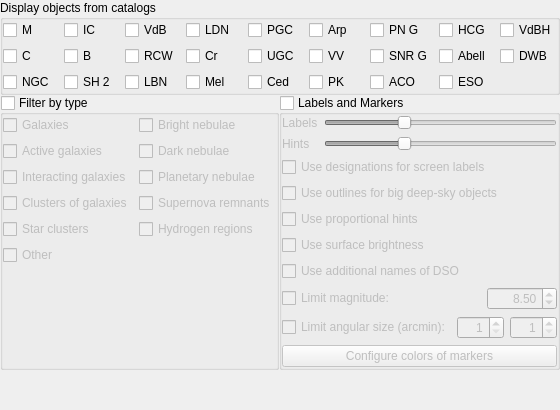
        <widget class="QWidget" name="page_DSO">
         <layout class="QGridLayout" name="gridLayout_11">
          <property name="leftMargin">
           <number>0</number>
          </property>
          <property name="topMargin">
           <number>0</number>
          </property>
          <property name="rightMargin">
           <number>0</number>
          </property>
          <property name="bottomMargin">
           <number>0</number>
          </property>
          <property name="spacing">
           <number>0</number>
          </property>
          <item row="0" column="0" colspan="2">
           <widget class="QGroupBox" name="groupDSOCatalogs">
            <property name="title">
             <string>Display objects from catalogs</string>
            </property>
            <layout class="QGridLayout" name="gridLayout_10">
             <property name="leftMargin">
              <number>0</number>
             </property>
             <property name="topMargin">
              <number>0</number>
             </property>
             <property name="rightMargin">
              <number>0</number>
             </property>
             <property name="bottomMargin">
              <number>0</number>
             </property>
             <property name="spacing">
              <number>6</number>
             </property>
             <item row="0" column="7">
              <widget class="QCheckBox" name="checkBoxHCG">
               <property name="toolTip">
                <string>Hickson Compact Group (Hickson+, 1982)</string>
               </property>
               <property name="text">
                <string notr="true">HCG</string>
               </property>
               <attribute name="buttonGroup">
                <string notr="true">buttonGroupDisplayedDSOCatalogs</string>
               </attribute>
              </widget>
             </item>
             <item row="2" column="1">
              <widget class="QCheckBox" name="checkBoxSh2">
               <property name="toolTip">
                <string>Catalogue of HII Regions (Sharpless, 1959)</string>
               </property>
               <property name="text">
                <string notr="true">SH 2</string>
               </property>
               <attribute name="buttonGroup">
                <string notr="true">buttonGroupDisplayedDSOCatalogs</string>
               </attribute>
              </widget>
             </item>
             <item row="1" column="2">
              <widget class="QCheckBox" name="checkBoxRCW">
               <property name="toolTip">
                <string>A catalogue of Hα-emission regions in the southern Milky Way (Rodgers+, 1960)</string>
               </property>
               <property name="text">
                <string notr="true">RCW</string>
               </property>
               <attribute name="buttonGroup">
                <string notr="true">buttonGroupDisplayedDSOCatalogs</string>
               </attribute>
              </widget>
             </item>
             <item row="0" column="6">
              <widget class="QCheckBox" name="checkBoxPNG">
               <property name="toolTip">
                <string>The Strasbourg-ESO Catalogue of Galactic Planetary Nebulae (Acker+, 1992)</string>
               </property>
               <property name="text">
                <string notr="true">PN G</string>
               </property>
               <attribute name="buttonGroup">
                <string notr="true">buttonGroupDisplayedDSOCatalogs</string>
               </attribute>
              </widget>
             </item>
             <item row="2" column="2">
              <widget class="QCheckBox" name="checkBoxLBN">
               <property name="toolTip">
                <string>Lynds' Catalogue of Bright Nebulae (Lynds, 1965)</string>
               </property>
               <property name="text">
                <string notr="true">LBN</string>
               </property>
               <attribute name="buttonGroup">
                <string notr="true">buttonGroupDisplayedDSOCatalogs</string>
               </attribute>
              </widget>
             </item>
             <item row="2" column="7">
              <widget class="QCheckBox" name="checkBoxESO">
               <property name="toolTip">
                <string>ESO/Uppsala Survey of the ESO(B) Atlas (Lauberts, 1982)</string>
               </property>
               <property name="text">
                <string notr="true">ESO</string>
               </property>
               <attribute name="buttonGroup">
                <string notr="true">buttonGroupDisplayedDSOCatalogs</string>
               </attribute>
              </widget>
             </item>
             <item row="1" column="3">
              <widget class="QCheckBox" name="checkBoxCr">
               <property name="toolTip">
                <string>Catalog of Open Galactic Clusters (Collinder, 1931)</string>
               </property>
               <property name="text">
                <string notr="true">Cr</string>
               </property>
               <attribute name="buttonGroup">
                <string notr="true">buttonGroupDisplayedDSOCatalogs</string>
               </attribute>
              </widget>
             </item>
             <item row="2" column="4">
              <widget class="QCheckBox" name="checkBoxCed">
               <property name="toolTip">
                <string>Catalog of bright diffuse Galactic nebulae (Cederblad, 1946)</string>
               </property>
               <property name="text">
                <string notr="true">Ced</string>
               </property>
               <attribute name="buttonGroup">
                <string notr="true">buttonGroupDisplayedDSOCatalogs</string>
               </attribute>
              </widget>
             </item>
             <item row="1" column="6">
              <widget class="QCheckBox" name="checkBoxSNRG">
               <property name="toolTip">
                <string>A catalogue of Galactic supernova remnants (Green, 2014)</string>
               </property>
               <property name="text">
                <string notr="true">SNR G</string>
               </property>
               <attribute name="buttonGroup">
                <string notr="true">buttonGroupDisplayedDSOCatalogs</string>
               </attribute>
              </widget>
             </item>
             <item row="2" column="3">
              <widget class="QCheckBox" name="checkBoxMel">
               <property name="toolTip">
                <string>A Catalogue of Star Clusters shown on Franklin-Adams Chart Plates (Melotte, 1915)</string>
               </property>
               <property name="text">
                <string notr="true">Mel</string>
               </property>
               <attribute name="buttonGroup">
                <string notr="true">buttonGroupDisplayedDSOCatalogs</string>
               </attribute>
              </widget>
             </item>
             <item row="0" column="4">
              <widget class="QCheckBox" name="checkBoxPGC">
               <property name="toolTip">
                <string>Principal Galaxy Catalog</string>
               </property>
               <property name="text">
                <string notr="true">PGC</string>
               </property>
               <attribute name="buttonGroup">
                <string notr="true">buttonGroupDisplayedDSOCatalogs</string>
               </attribute>
              </widget>
             </item>
             <item row="1" column="0">
              <widget class="QCheckBox" name="checkBoxC">
               <property name="toolTip">
                <string>Caldwell Catalogue</string>
               </property>
               <property name="text">
                <string notr="true">C</string>
               </property>
               <attribute name="buttonGroup">
                <string notr="true">buttonGroupDisplayedDSOCatalogs</string>
               </attribute>
              </widget>
             </item>
             <item row="0" column="2">
              <widget class="QCheckBox" name="checkBoxVdB">
               <property name="toolTip">
                <string>Catalogue of Reflection Nebulae (Van den Bergh, 1966)</string>
               </property>
               <property name="text">
                <string notr="true">VdB</string>
               </property>
               <attribute name="buttonGroup">
                <string notr="true">buttonGroupDisplayedDSOCatalogs</string>
               </attribute>
              </widget>
             </item>
             <item row="0" column="0">
              <widget class="QCheckBox" name="checkBoxM">
               <property name="toolTip">
                <string>Messier Catalogue</string>
               </property>
               <property name="text">
                <string notr="true">M</string>
               </property>
               <attribute name="buttonGroup">
                <string notr="true">buttonGroupDisplayedDSOCatalogs</string>
               </attribute>
              </widget>
             </item>
             <item row="0" column="3">
              <widget class="QCheckBox" name="checkBoxLDN">
               <property name="toolTip">
                <string>Lynds' Catalogue of Dark Nebulae (Lynds, 1962)</string>
               </property>
               <property name="text">
                <string notr="true">LDN</string>
               </property>
               <attribute name="buttonGroup">
                <string notr="true">buttonGroupDisplayedDSOCatalogs</string>
               </attribute>
              </widget>
             </item>
             <item row="1" column="1">
              <widget class="QCheckBox" name="checkBoxB">
               <property name="toolTip">
                <string>Barnard's Catalogue of 349 Dark Objects in the Sky (Barnard, 1927)</string>
               </property>
               <property name="text">
                <string notr="true">B</string>
               </property>
               <attribute name="buttonGroup">
                <string notr="true">buttonGroupDisplayedDSOCatalogs</string>
               </attribute>
              </widget>
             </item>
             <item row="1" column="5">
              <widget class="QCheckBox" name="checkBoxVV">
               <property name="toolTip">
                <string>The Catalogue of Interacting Galaxies (Vorontsov-Velyaminov+, 2001)</string>
               </property>
               <property name="text">
                <string notr="true">VV</string>
               </property>
               <attribute name="buttonGroup">
                <string notr="true">buttonGroupDisplayedDSOCatalogs</string>
               </attribute>
              </widget>
             </item>
             <item row="1" column="4">
              <widget class="QCheckBox" name="checkBoxUGC">
               <property name="toolTip">
                <string>The Uppsala General Catalogue of Galaxies</string>
               </property>
               <property name="text">
                <string notr="true">UGC</string>
               </property>
               <attribute name="buttonGroup">
                <string notr="true">buttonGroupDisplayedDSOCatalogs</string>
               </attribute>
              </widget>
             </item>
             <item row="1" column="7">
              <widget class="QCheckBox" name="checkBoxAbell">
               <property name="toolTip">
                <string>Abell Catalog of Planetary Nebulae (Abell, 1966)</string>
               </property>
               <property name="text">
                <string notr="true">Abell</string>
               </property>
               <attribute name="buttonGroup">
                <string notr="true">buttonGroupDisplayedDSOCatalogs</string>
               </attribute>
              </widget>
             </item>
             <item row="2" column="5">
              <widget class="QCheckBox" name="checkBoxPK">
               <property name="toolTip">
                <string>The Catalogue of Galactic Planetary Nebulae (Kohoutek, 2001)</string>
               </property>
               <property name="text">
                <string notr="true">PK</string>
               </property>
               <attribute name="buttonGroup">
                <string notr="true">buttonGroupDisplayedDSOCatalogs</string>
               </attribute>
              </widget>
             </item>
             <item row="0" column="1">
              <widget class="QCheckBox" name="checkBoxIC">
               <property name="toolTip">
                <string>Index Catalogue of Nebulae and Clusters of Stars</string>
               </property>
               <property name="text">
                <string notr="true">IC</string>
               </property>
               <attribute name="buttonGroup">
                <string notr="true">buttonGroupDisplayedDSOCatalogs</string>
               </attribute>
              </widget>
             </item>
             <item row="2" column="0">
              <widget class="QCheckBox" name="checkBoxNGC">
               <property name="toolTip">
                <string>New General Catalogue of Nebulae and Clusters of Stars</string>
               </property>
               <property name="text">
                <string notr="true">NGC</string>
               </property>
               <attribute name="buttonGroup">
                <string notr="true">buttonGroupDisplayedDSOCatalogs</string>
               </attribute>
              </widget>
             </item>
             <item row="0" column="5">
              <widget class="QCheckBox" name="checkBoxArp">
               <property name="toolTip">
                <string>Atlas of Peculiar Galaxies (Arp, 1966)</string>
               </property>
               <property name="text">
                <string notr="true">Arp</string>
               </property>
               <attribute name="buttonGroup">
                <string notr="true">buttonGroupDisplayedDSOCatalogs</string>
               </attribute>
              </widget>
             </item>
             <item row="2" column="6">
              <widget class="QCheckBox" name="checkBoxACO">
               <property name="toolTip">
                <string>A Catalog of Rich Clusters of Galaxies (Abell+, 1989)</string>
               </property>
               <property name="text">
                <string notr="true">ACO</string>
               </property>
               <attribute name="buttonGroup">
                <string notr="true">buttonGroupDisplayedDSOCatalogs</string>
               </attribute>
              </widget>
             </item>
             <item row="0" column="8">
              <widget class="QCheckBox" name="checkBoxVdBH">
               <property name="toolTip">
                <string>Catalogue of southern stars embedded in nebulosity (Van den Bergh and Herbst, 1975)</string>
               </property>
               <property name="text">
                <string notr="true">VdBH</string>
               </property>
               <attribute name="buttonGroup">
                <string notr="true">buttonGroupDisplayedDSOCatalogs</string>
               </attribute>
              </widget>
             </item>
             <item row="1" column="8">
              <widget class="QCheckBox" name="checkBoxDWB">
               <property name="toolTip">
                <string>Catalogue and distances of optically visible H II regions (Dickel+, 1969)</string>
               </property>
               <property name="text">
                <string notr="true">DWB</string>
               </property>
               <attribute name="buttonGroup">
                <string notr="true">buttonGroupDisplayedDSOCatalogs</string>
               </attribute>
              </widget>
             </item>
            </layout>
           </widget>
          </item>
          <item row="3" column="0">
           <spacer name="verticalSpacer_3">
            <property name="orientation">
             <enum>Qt::Vertical</enum>
            </property>
            <property name="sizeHint" stdset="0">
             <size>
              <width>20</width>
              <height>40</height>
             </size>
            </property>
           </spacer>
          </item>
          <item row="1" column="0">
           <widget class="QGroupBox" name="groupBoxDSOTypeFilters">
            <property name="title">
             <string>Filter by type</string>
            </property>
            <property name="flat">
             <bool>true</bool>
            </property>
            <property name="checkable">
             <bool>true</bool>
            </property>
            <property name="checked">
             <bool>false</bool>
            </property>
            <layout class="QGridLayout" name="gridLayout_13">
             <property name="leftMargin">
              <number>0</number>
             </property>
             <property name="topMargin">
              <number>0</number>
             </property>
             <property name="rightMargin">
              <number>0</number>
             </property>
             <property name="bottomMargin">
              <number>0</number>
             </property>
             <property name="spacing">
              <number>6</number>
             </property>
             <item row="3" column="0">
              <widget class="QCheckBox" name="checkBoxActiveGalaxiesType">
               <property name="text">
                <string>Active galaxies</string>
               </property>
               <attribute name="buttonGroup">
                <string notr="true">buttonGroupDisplayedDSOTypes</string>
               </attribute>
              </widget>
             </item>
             <item row="7" column="0">
              <widget class="QCheckBox" name="checkBoxOtherType">
               <property name="text">
                <string>Other</string>
               </property>
               <attribute name="buttonGroup">
                <string notr="true">buttonGroupDisplayedDSOTypes</string>
               </attribute>
              </widget>
             </item>
             <item row="4" column="1">
              <widget class="QCheckBox" name="checkBoxPlanetaryNebulaeType">
               <property name="text">
                <string>Planetary nebulae</string>
               </property>
               <attribute name="buttonGroup">
                <string notr="true">buttonGroupDisplayedDSOTypes</string>
               </attribute>
              </widget>
             </item>
             <item row="1" column="1">
              <widget class="QCheckBox" name="checkBoxBrightNebulaeType">
               <property name="text">
                <string>Bright nebulae</string>
               </property>
               <attribute name="buttonGroup">
                <string notr="true">buttonGroupDisplayedDSOTypes</string>
               </attribute>
              </widget>
             </item>
             <item row="3" column="1">
              <widget class="QCheckBox" name="checkBoxDarkNebulaeType">
               <property name="text">
                <string>Dark nebulae</string>
               </property>
               <attribute name="buttonGroup">
                <string notr="true">buttonGroupDisplayedDSOTypes</string>
               </attribute>
              </widget>
             </item>
             <item row="6" column="1">
              <widget class="QCheckBox" name="checkBoxHydrogenRegionsType">
               <property name="text">
                <string>Hydrogen regions</string>
               </property>
               <attribute name="buttonGroup">
                <string notr="true">buttonGroupDisplayedDSOTypes</string>
               </attribute>
              </widget>
             </item>
             <item row="5" column="0">
              <widget class="QCheckBox" name="checkBoxGalaxyClustersType">
               <property name="text">
                <string>Clusters of galaxies</string>
               </property>
               <attribute name="buttonGroup">
                <string notr="true">buttonGroupDisplayedDSOTypes</string>
               </attribute>
              </widget>
             </item>
             <item row="1" column="0">
              <widget class="QCheckBox" name="checkBoxGalaxiesType">
               <property name="text">
                <string>Galaxies</string>
               </property>
               <attribute name="buttonGroup">
                <string notr="true">buttonGroupDisplayedDSOTypes</string>
               </attribute>
              </widget>
             </item>
             <item row="4" column="0">
              <widget class="QCheckBox" name="checkBoxInteractingGalaxiesType">
               <property name="text">
                <string>Interacting galaxies</string>
               </property>
               <attribute name="buttonGroup">
                <string notr="true">buttonGroupDisplayedDSOTypes</string>
               </attribute>
              </widget>
             </item>
             <item row="5" column="1">
              <widget class="QCheckBox" name="checkBoxSupernovaRemnantsType">
               <property name="text">
                <string>Supernova remnants</string>
               </property>
               <attribute name="buttonGroup">
                <string notr="true">buttonGroupDisplayedDSOTypes</string>
               </attribute>
              </widget>
             </item>
             <item row="6" column="0">
              <widget class="QCheckBox" name="checkBoxStarClustersType">
               <property name="text">
                <string>Star clusters</string>
               </property>
               <attribute name="buttonGroup">
                <string notr="true">buttonGroupDisplayedDSOTypes</string>
               </attribute>
              </widget>
             </item>
             <item row="8" column="0">
              <spacer name="verticalSpacer_7">
               <property name="orientation">
                <enum>Qt::Vertical</enum>
               </property>
               <property name="sizeHint" stdset="0">
                <size>
                 <width>20</width>
                 <height>40</height>
                </size>
               </property>
              </spacer>
             </item>
            </layout>
           </widget>
          </item>
          <item row="1" column="1">
           <layout class="QVBoxLayout" name="verticalLayout_4">
            <item>
             <widget class="QGroupBox" name="groupBoxDSOLabelsAndMarkers">
              <property name="title">
               <string>Labels and Markers</string>
              </property>
              <property name="flat">
               <bool>true</bool>
              </property>
              <property name="checkable">
               <bool>true</bool>
              </property>
              <property name="checked">
               <bool>false</bool>
              </property>
              <layout class="QGridLayout" name="gridLayout_12">
               <property name="leftMargin">
                <number>0</number>
               </property>
               <property name="topMargin">
                <number>0</number>
               </property>
               <property name="rightMargin">
                <number>0</number>
               </property>
               <property name="bottomMargin">
                <number>0</number>
               </property>
               <property name="spacing">
                <number>6</number>
               </property>
               <item row="5" column="0">
                <widget class="QCheckBox" name="checkBoxProportionalHints">
                 <property name="toolTip">
                  <string>Use hints proportional to angular size of deep-sky objects</string>
                 </property>
                 <property name="text">
                  <string>Use proportional hints</string>
                 </property>
                </widget>
               </item>
               <item row="6" column="0">
                <widget class="QCheckBox" name="checkBoxSurfaceBrightnessUsage">
                 <property name="toolTip">
                  <string>Use surface brightness of deep-sky objects for scale of the visibility of their markers and labels.</string>
                 </property>
                 <property name="text">
                  <string>Use surface brightness</string>
                 </property>
                </widget>
               </item>
               <item row="8" column="0">
                <layout class="QHBoxLayout" name="horizontalLayout_7">
                 <item>
                  <widget class="QCheckBox" name="nebulaLimitMagnitudeCheckBox">
                   <property name="toolTip">
                    <string>Limit magnitude (for unaided/binocular observers) of deep-sky objects.</string>
                   </property>
                   <property name="text">
                    <string>Limit magnitude:</string>
                   </property>
                  </widget>
                 </item>
                 <item>
                  <widget class="QDoubleSpinBox" name="nebulaLimitMagnitudeDoubleSpinBox">
                   <property name="maximumSize">
                    <size>
                     <width>70</width>
                     <height>16777215</height>
                    </size>
                   </property>
                   <property name="alignment">
                    <set>Qt::AlignRight|Qt::AlignTrailing|Qt::AlignVCenter</set>
                   </property>
                   <property name="minimum">
                    <double>3.000000000000000</double>
                   </property>
                   <property name="maximum">
                    <double>21.000000000000000</double>
                   </property>
                   <property name="singleStep">
                    <double>0.250000000000000</double>
                   </property>
                   <property name="value">
                    <double>8.500000000000000</double>
                   </property>
                  </widget>
                 </item>
                </layout>
               </item>
               <item row="3" column="0">
                <widget class="QCheckBox" name="checkBoxDesignationsOnlyUsage">
                 <property name="toolTip">
                  <string>Use designations of deep-sky objects instead of their common names for screen labels</string>
                 </property>
                 <property name="text">
                  <string>Use designations for screen labels</string>
                 </property>
                </widget>
               </item>
               <item row="2" column="0">
                <layout class="QGridLayout" name="gridLayout_15">
                 <item row="0" column="1">
                  <widget class="QSlider" name="nebulasLabelsHorizontalSlider">
                   <property name="value">
                    <number>33</number>
                   </property>
                   <property name="orientation">
                    <enum>Qt::Horizontal</enum>
                   </property>
                  </widget>
                 </item>
                 <item row="0" column="0">
                  <widget class="QLabel" name="labelLabels">
                   <property name="text">
                    <string>Labels</string>
                   </property>
                  </widget>
                 </item>
                 <item row="1" column="0">
                  <widget class="QLabel" name="labelHints">
                   <property name="text">
                    <string>Hints</string>
                   </property>
                  </widget>
                 </item>
                 <item row="1" column="1">
                  <widget class="QSlider" name="nebulasHintsHorizontalSlider">
                   <property name="value">
                    <number>33</number>
                   </property>
                   <property name="orientation">
                    <enum>Qt::Horizontal</enum>
                   </property>
                  </widget>
                 </item>
                </layout>
               </item>
               <item row="10" column="0">
                <widget class="QPushButton" name="pushButtonConfigureDSOColors">
                 <property name="text">
                  <string>Configure colors of markers</string>
                 </property>
                </widget>
               </item>
               <item row="4" column="0">
                <widget class="QCheckBox" name="checkBoxOutlines">
                 <property name="text">
                  <string>Use outlines for big deep-sky objects</string>
                 </property>
                </widget>
               </item>
               <item row="9" column="0">
                <layout class="QHBoxLayout" name="horizontalLayout_14">
                 <item>
                  <widget class="QCheckBox" name="nebulaLimitSizeCheckBox">
                   <property name="text">
                    <string>Limit angular size (arcmin):</string>
                   </property>
                  </widget>
                 </item>
                 <item>
                  <widget class="QDoubleSpinBox" name="nebulaLimitSizeMinDoubleSpinBox">
                   <property name="maximumSize">
                    <size>
                     <width>70</width>
                     <height>16777215</height>
                    </size>
                   </property>
                   <property name="toolTip">
                    <string>Minimal angular size in arcminutes for visible DSO</string>
                   </property>
                   <property name="alignment">
                    <set>Qt::AlignRight|Qt::AlignTrailing|Qt::AlignVCenter</set>
                   </property>
                   <property name="decimals">
                    <number>0</number>
                   </property>
                   <property name="minimum">
                    <double>1.000000000000000</double>
                   </property>
                   <property name="maximum">
                    <double>600.000000000000000</double>
                   </property>
                  </widget>
                 </item>
                 <item>
                  <widget class="QDoubleSpinBox" name="nebulaLimitSizeMaxDoubleSpinBox">
                   <property name="maximumSize">
                    <size>
                     <width>70</width>
                     <height>16777215</height>
                    </size>
                   </property>
                   <property name="toolTip">
                    <string>Maximum angular size in arcminutes for visible DSO</string>
                   </property>
                   <property name="alignment">
                    <set>Qt::AlignRight|Qt::AlignTrailing|Qt::AlignVCenter</set>
                   </property>
                   <property name="decimals">
                    <number>0</number>
                   </property>
                   <property name="minimum">
                    <double>1.000000000000000</double>
                   </property>
                   <property name="maximum">
                    <double>600.000000000000000</double>
                   </property>
                  </widget>
                 </item>
                </layout>
               </item>
               <item row="7" column="0">
                <widget class="QCheckBox" name="checkBoxAdditionalNamesDSO">
                 <property name="text">
                  <string>Use additional names of DSO</string>
                 </property>
                </widget>
               </item>
              </layout>
             </widget>
            </item>
           </layout>
          </item>
         </layout>
        </widget>
